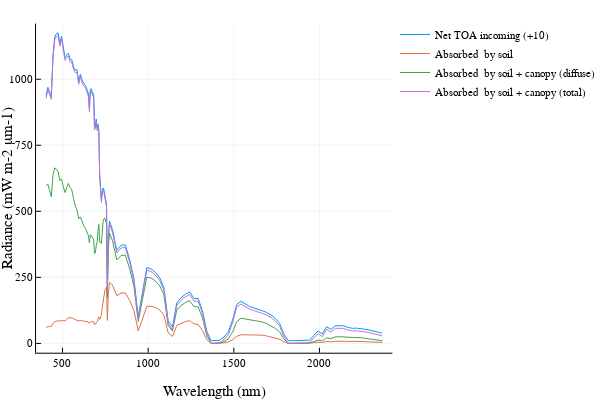

Write notebook code for a chart like this one.
### Markdown cell above
## Energy Balance test
need to check consistency between net TOA radiation and soil+vegetation absorption.

### Code cell
solar_in = sunRad.E_diffuse+sunRad.E_direct;
soil_absorbed = canRad.E_down[:,end]+canOpt.Es_[:,end]-canRad.E_up[:,end]
canopy_absorbed_diff = sum(canRad.netSW_diffuse, dims=2)[:,1]
canopy_absorbed_dir = sum(canRad.netSW_direct, dims=2)[:,1]
plot(wl,solar_in-CanopyRTMod.canRad.E_up[:,1].+10, label="Net TOA incoming (+10)")
plot!(wl,soil_absorbed, label="Absorbed  by soil")
plot!(wl,soil_absorbed+canopy_absorbed_diff, label="Absorbed  by soil + canopy (diffuse)")
plot!(wl,soil_absorbed+canopy_absorbed_diff+canopy_absorbed_dir, label="Absorbed  by soil + canopy (total)")
xlabel!("Wavelength (nm)")
ylabel!("Radiance (mW m-2 μm-1)")
